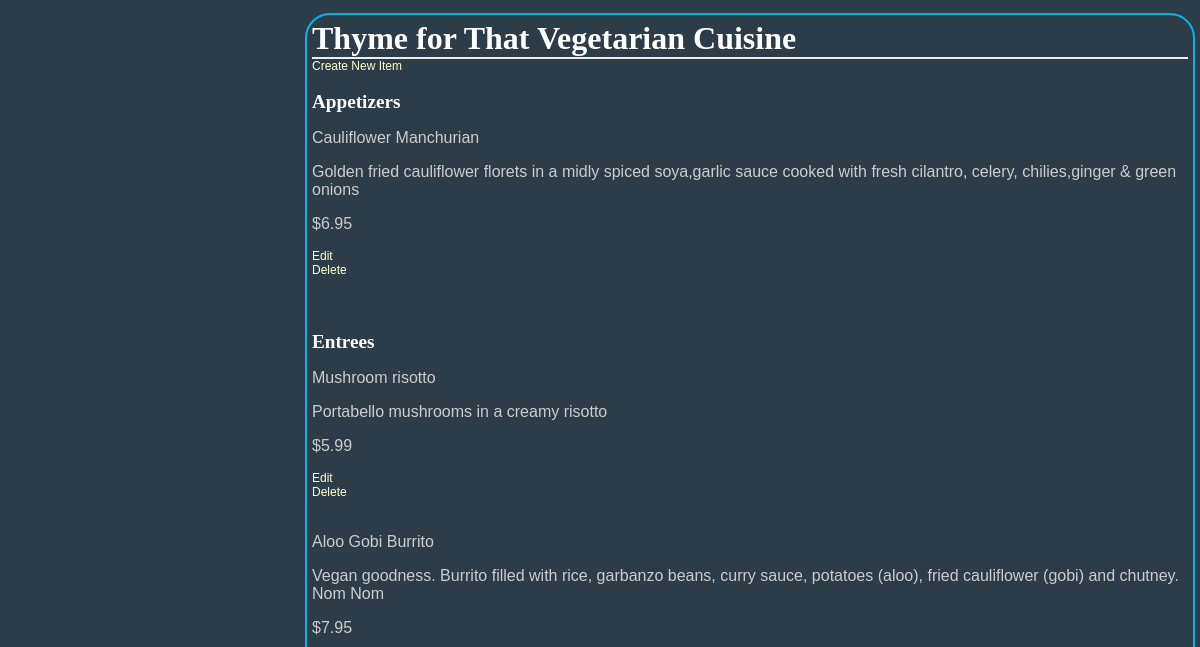
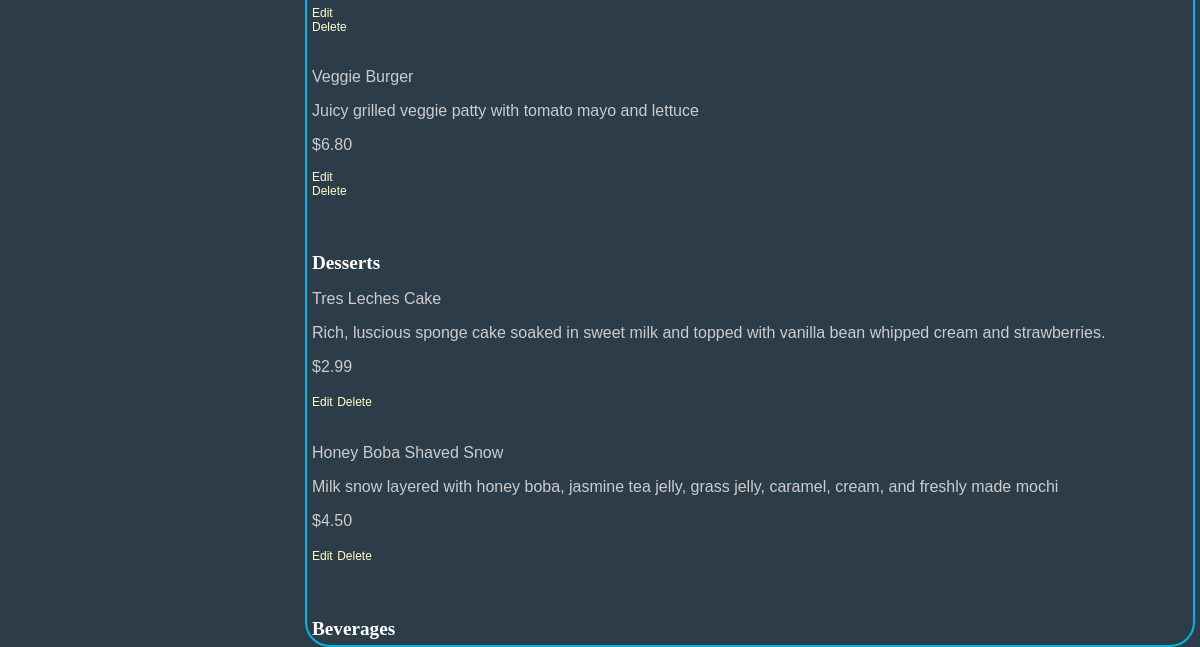
/restaurant/14/menu, run on an earlier commit of the app's database (2 pictures, top to bottom).
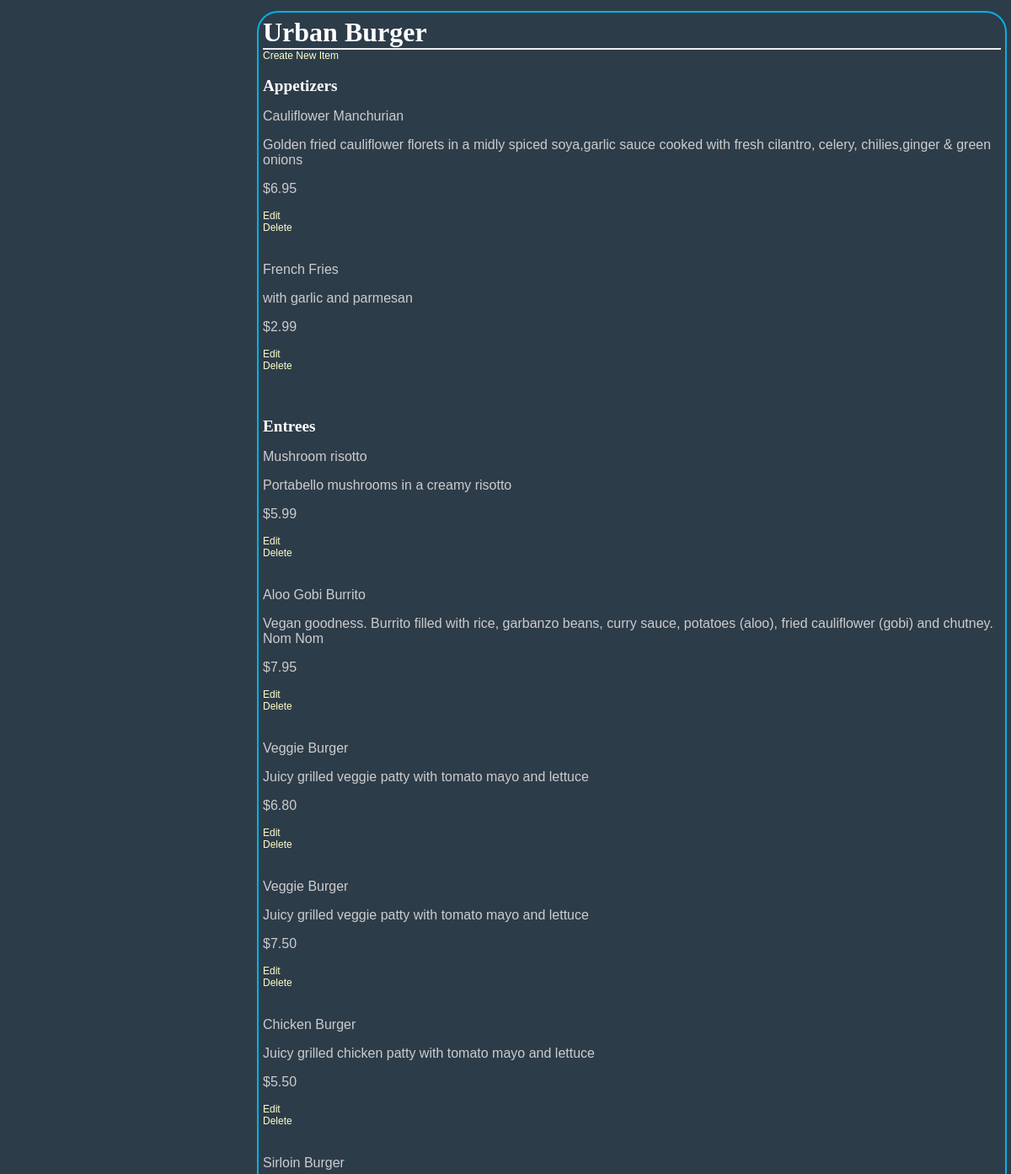
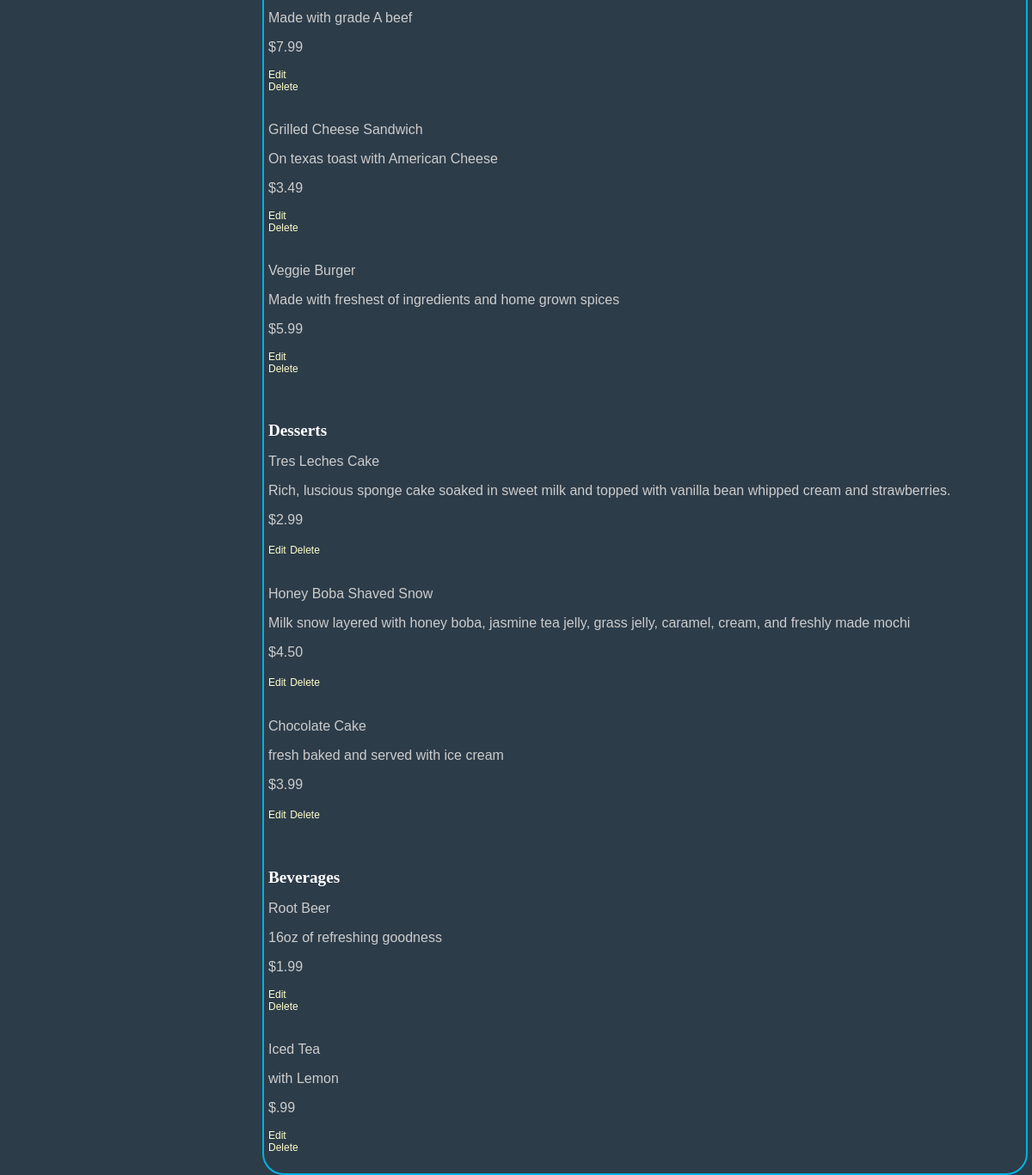
And on a later commit of the database (2 pictures, top to bottom).
### database_setup.py (models this page shows, shortened)
class Restaurant(Base):
    __tablename__ = 'restaurant'
    id = Column(Integer, primary_key=True)
    name = Column(String(250), nullable=False)

class MenuItem(Base):
    __tablename__ = 'menu_item'
    name =Column(String(80), nullable = False)
    id = Column(Integer, primary_key = True)
    description = Column(String(250))
    price = Column(String(8))
    course = Column(String(250))
    restaurant_id = Column(Integer,ForeignKey('restaurant.id'))
    restaurant = relationship(Restaurant)

### finalproject.py (the view)
@app.route('/restaurant/<int:restaurant_id>/menu')
def showMenu(restaurant_id):
    restaurant = session.query(Restaurant).filter_by(id=restaurant_id).one()
    items = session.query(MenuItem).filter_by(restaurant_id=restaurant_id).all()
    return render_template('finalproject_menu.html', restaurant=restaurant, items=items)

### templates/finalproject_menu.html (shortened to what this page needs)
<html>
<head>
<link rel=stylesheet type=text/css href="{{ url_for('static', filename='styles.css') }}">
    </head>
    <body>
        <div class = 'pane'>
        <h1>{{ restaurant.name }}</h1>
    {% if items !=[] %}
        <a href = "{{url_for('newMenuItem', restaurant_id = restaurant.id )}}">Create New Item</a>
    <h2>Appetizers</h2>
        {% for i in items %}
        {% if i.course == 'Appetizer' %}
        <p>{{i.name}}</p>
        <p>{{i.description}}</p>
        <p>{{i.price}}</p>
        <a href='{{url_for('editMenuItem', restaurant_id = restaurant.id, menu_id=i.id ) }}' >Edit</a>
    <a href='{{url_for('deleteMenuItem', restaurant_id = restaurant.id, menu_id=i.id ) }}' >Delete</a>
        {% endif %}
        {% endfor %}
    <h2>Entrees</h2>
        {% for i in items %}
        {% if i.course == 'Entree' %}
        <p>{{i.name}}</p>
        <p>{{i.description}}</p>
        <p>{{i.price}}</p>
        <a href='{{url_for('editMenuItem', restaurant_id = restaurant.id, menu_id=i.id ) }}' >Edit</a>
    <a href='{{url_for('deleteMenuItem', restaurant_id = restaurant.id, menu_id=i.id ) }}' >Delete</a>
        {% endif %}
        {% endfor %}
    <h2>Desserts</h2>
        {% for i in items %}
        {% if i.course == 'Dessert' %}
        <p>{{i.name}}</p>
        <p>{{i.description}}</p>
        <p>{{i.price}}</p>
        <a href='{{url_for('editMenuItem', restaurant_id = restaurant.id, menu_id=i.id ) }}' >Edit</a>
    <a href='{{url_for('deleteMenuItem', restaurant_id = restaurant.id, menu_id=i.id ) }}' >Delete</a>
        {% endif %}
        {% endfor %}
    <h2>Beverages</h2>
        {% for i in items %}
        {% if i.course == 'Beverage' %}
        <p>{{i.name}}</p>
        <p>{{i.description}}</p>
        <p>{{i.price}}</p>
        <a href='{{url_for('editMenuItem', restaurant_id = restaurant.id, menu_id=i.id ) }}' >Edit</a>
    <a href='{{url_for('deleteMenuItem', restaurant_id = restaurant.id, menu_id=i.id ) }}' >Delete</a>
{% endif %}
        {% endfor %}
        {% else %}
        <p> You currently have no menu items. <p>
        <a href = "{{url_for('newMenuItem', restaurant_id = restaurant.id )}}">Create New Item</a>
            {% endif %}
</div>
    </body>
</html>

### static/styles.css (style rules this page uses)
body { font-family: sans-serif; background-image: url('img3.jpg'); background-color: #2d3c49 }
h1, h2, h3, h4 { color: #FFFFFF; }
h1, h2 { font-family: 'Georgia', serif; margin: 0; }
h1 { border-bottom: 2px solid #eee; }
h2 { font-size: 1.2em; }
p, dd, dt { color: #CCCCCC; }
a { text-decoration: none; color:#FFFFCC; font-size: .75em; }
.pane { position:absolute; left: 25%; border: 2px solid; border-radius: 25px; padding: 5px; margin: 5px; border-color: #02b3e4; background-color: #2d3c49 }

What changed in the data, as far as the page shows it:
changed Restaurant: name "Thyme for That Vegetarian Cuisine" → "Urban Burger"
added MenuItem: name "French Fries", description "with garlic and parmesan", price "$2.99", shown under "Appetizers"
added MenuItem: name "Veggie Burger", description "Juicy grilled veggie patty with tomato mayo and lettuce", price "$7.50", shown under "Entrees"
added MenuItem: name "Chicken Burger", description "Juicy grilled chicken patty with tomato mayo and lettuce", price "$5.50", shown under "Entrees"
added MenuItem: name "Sirloin Burger", description "Made with grade A beef", price "$7.99", shown under "Entrees"
added MenuItem: name "Grilled Cheese Sandwich", description "On texas toast with American Cheese", price "$3.49", shown under "Entrees"
added MenuItem: name "Veggie Burger", description "Made with freshest of ingredients and home grown spices", price "$5.99", shown under "Entrees"
added MenuItem: name "Chocolate Cake", description "fresh baked and served with ice cream", price "$3.99", shown under "Desserts"
added MenuItem: name "Root Beer", description "16oz of refreshing goodness", price "$1.99", shown under "Beverages"
added MenuItem: name "Iced Tea", description "with Lemon", price "$.99", shown under "Beverages"
